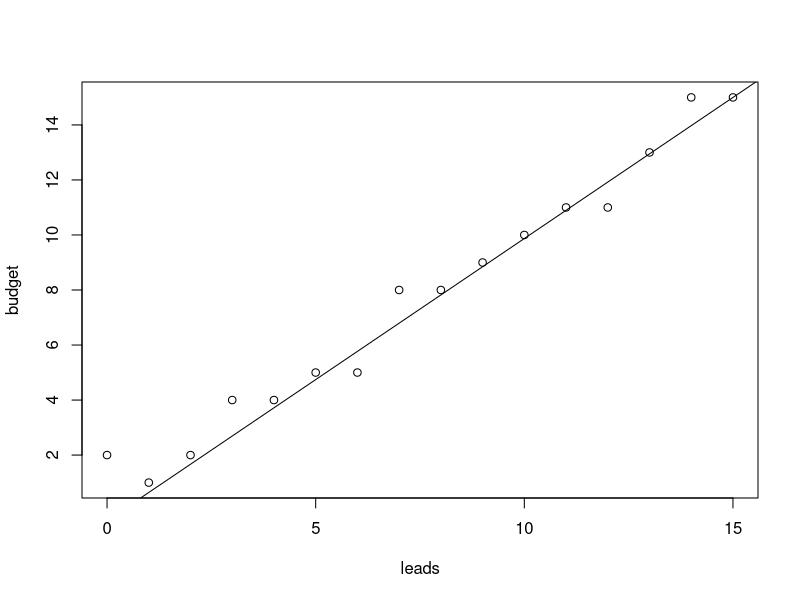
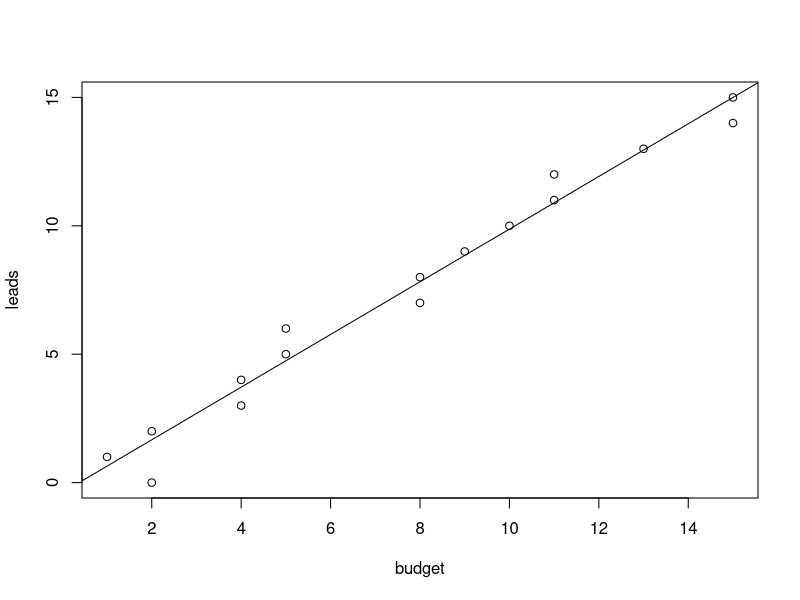
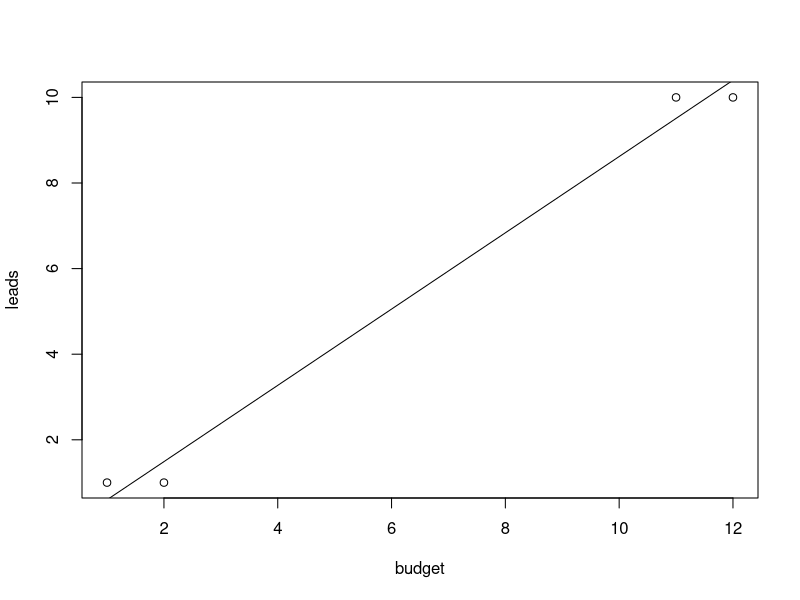
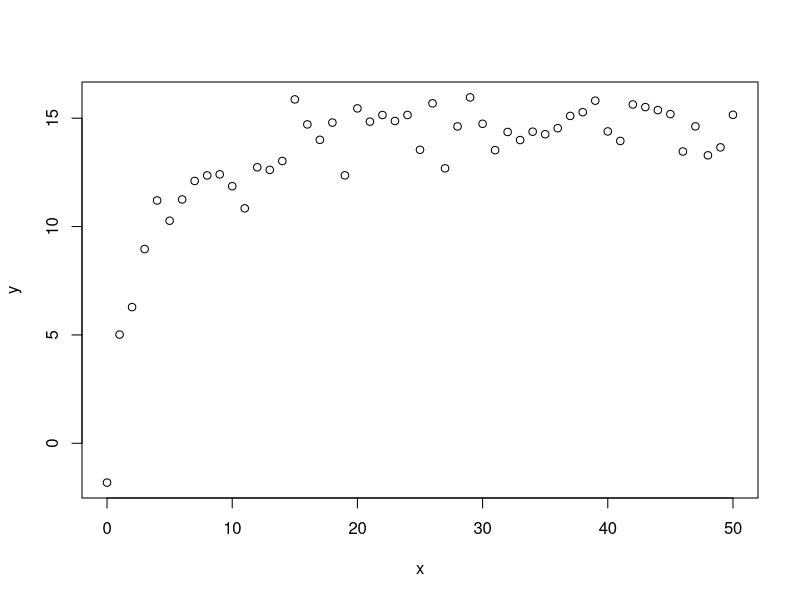
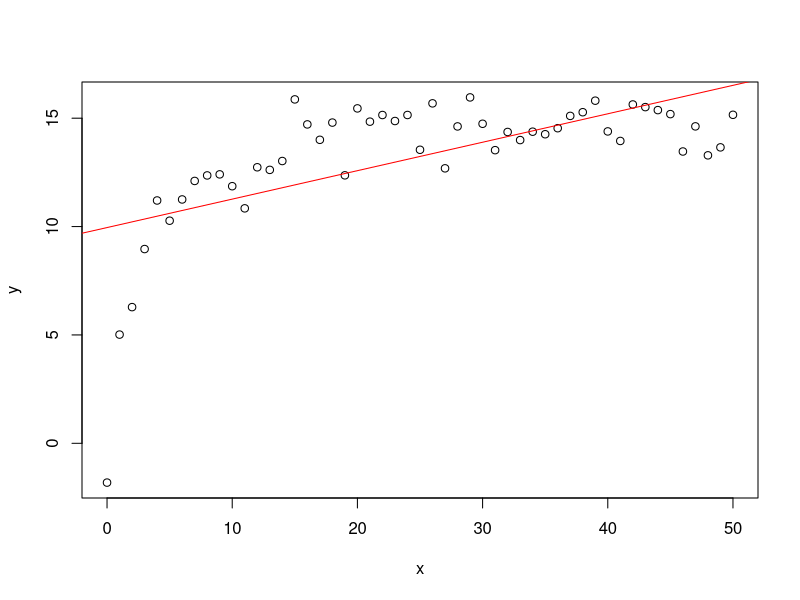
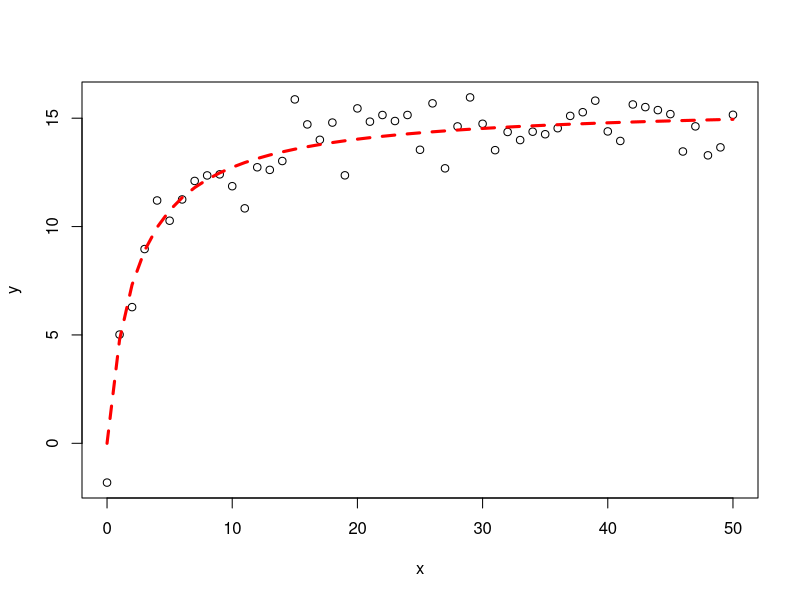
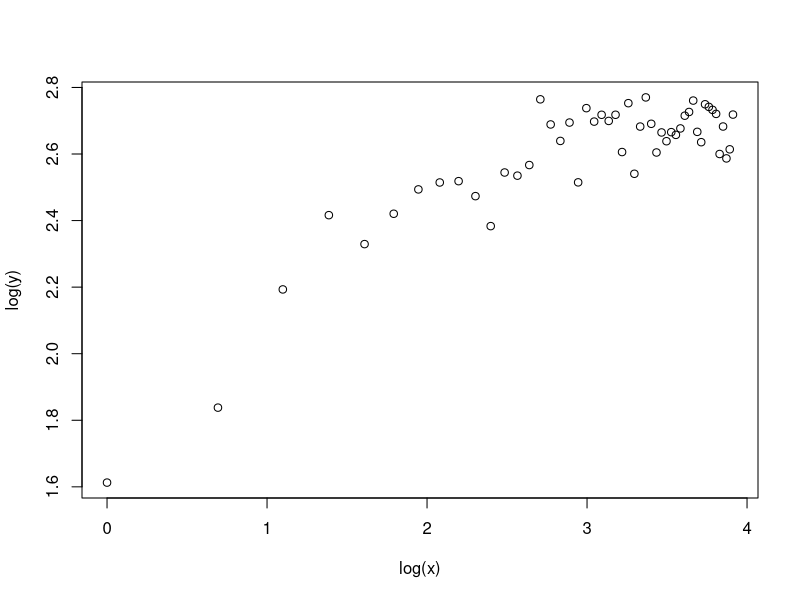
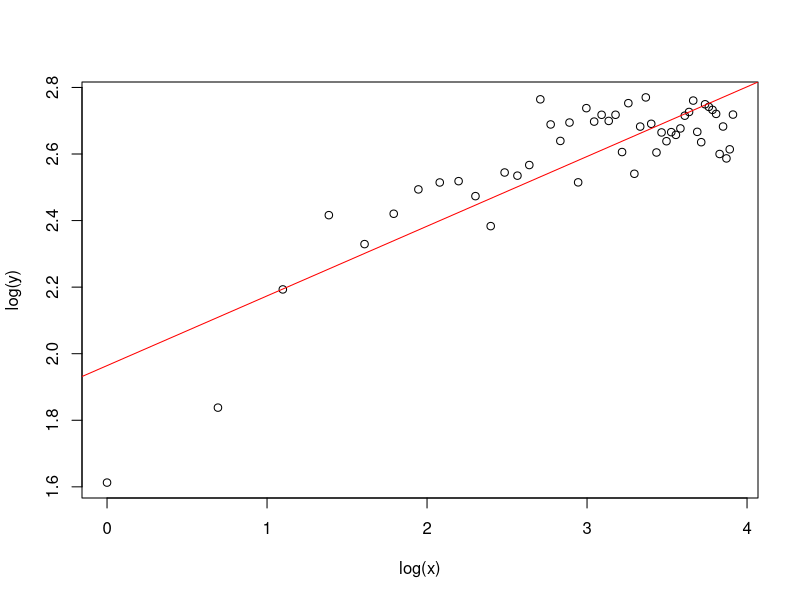

Write the R code that produced these figures, in order. (Note: this script raises an error after producing the figures.)
## ---- chunk 1
leads <- c(0,1,2,3,4,5,6,7,8,9,10,11,12,13,14,15)
budget <- c(2,1,2,4,4,5,5,8,8,9,10,11,11,13,15,15)
work_hard <- data.frame(leads, budget)
fit <- lm(work_hard$leads ~ work_hard$budget)
plot(work_hard)
abline(fit)
## ---- chunk 2

budget <- c(2,1,2,4,4,5,5,8,8,9,10,11,11,13,15,15)
leads <- c(0,1,2,3,4,5,6,7,8,9,10,11,12,13,14,15)
work_hard <- data.frame(budget,leads)
fit <- lm(work_hard$leads ~ work_hard$budget)
plot(work_hard)
abline(fit)


## ---- chunk 3
budget <- c(1,2,11,12)
leads <- c(1,1,10,10)
work_hard <- data.frame(budget,leads)
fit <- lm(work_hard$leads ~ work_hard$budget)
plot(work_hard)
abline(fit)
## ---- chunk 4
summary(fit)
## ---- chunk 5
set.seed(55)
x<-seq(0,50,1)
y<-((runif(1,10,20)*x)/(runif(1,0,10)+x))+rnorm(51,0,1)
plot(x,y)
## ---- chunk 6
cor.test(x,y)
## ---- chunk 7
fit2 <- lm(y~x)
plot(x,y)
abline(fit2, col = "red")
## ---- chunk 8
summary(fit2)
## ---- chunk 9
m<-nls(y~a*x/(b+x))
## ---- chunk 10
plot(x,y)
lines(x,predict(m),lty=2,col="red",lwd=3)
## ---- chunk 11
plot(log(x),log(y))
## ---- chunk 12
fit_log <- lm(log(y)~log(x))
## ---- chunk 13
summary(fit_log)
## ---- chunk 14
plot(log(x),log(y))
abline(fit_log, col = "red")
## ---- chunk 15
#simulate some data, this without a priori knowledge of the parameter value
y<-runif(1,5,15)*exp(-runif(1,0.01,0.05)*x)+rnorm(51,0,0.5)
#visually estimate some starting parameter values
plot(x,y)
#from this graph set approximate starting values
a_start<-13 #param a is the y value when x=0
b_start<-2*log(2)/a_start #b is the decay rate
#model
m<-nls(y~a*exp(-b*x),start=list(a=a_start,b=b_start))
#get some estimation of goodness of fit
#cor(y,predict(m))
#plot the fit
plot(x,y)
lines(x,predict(m),col="red",lty=2,lwd=3)
## ---- chunk 16
library(forecast)
## ---- chunk 17
require(datasets)
## ---- chunk 18
plot(USAccDeaths)
## ---- chunk 19
ets_model = ets(USAccDeaths, allow.multiplicative.trend = TRUE)
summary(ets_model)
## ---- chunk 20
fit <- ets(USAccDeaths)
plot(forecast(fit))
## ---- chunk 21
plot(fit)
## ---- chunk 22
HW1 <- HoltWinters(USAccDeaths, alpha=0.4, beta=0.1, gamma=0.1)
# Custom HoltWinters fitting
HW2 <- HoltWinters(USAccDeaths, alpha=0.2, beta=0.1, gamma=0.1)
#Visually evaluate the fits
plot(USAccDeaths, ylab="Verkehrstote", xlim=c(1973,1979))
lines(HW1$fitted[,1], lty=2, col="blue")
lines(HW2$fitted[,1], lty=2, col="red")
## ---- chunk 23
HW1_for <- forecast(HW1, h=10, level=c(80,95))
#visualize our predictions:
plot(HW1_for, xlim=c(1973, 1979))
#lines(HW1_for$fitted, lty=2, col="purple")
## ---- chunk 24
library(forecast)
USAccDeaths %>%
  ets() %>%
  forecast() %>%
  autoplot()
## ---- chunk 25
as_tsibble(USAccDeaths) %>%
      model(lm = TSLM(log(value) ~ trend() + season())) %>%
      fitted()
## ---- chunk 26
us_accidental_deaths <- as_tsibble(USAccDeaths)
fit <- head(us_accidental_deaths, -24) %>% 
  model(ARIMA(value))
fit_test <- refit(fit, tail(us_accidental_deaths, 24), reestimate = FALSE)
accuracy(fit_test)
## ---- chunk 27
decomposed <- decompose(USAccDeaths)
plot(decomposed)
## ---- chunk 28
fit <- HoltWinters(USAccDeaths)
plot(forecast(fit))
